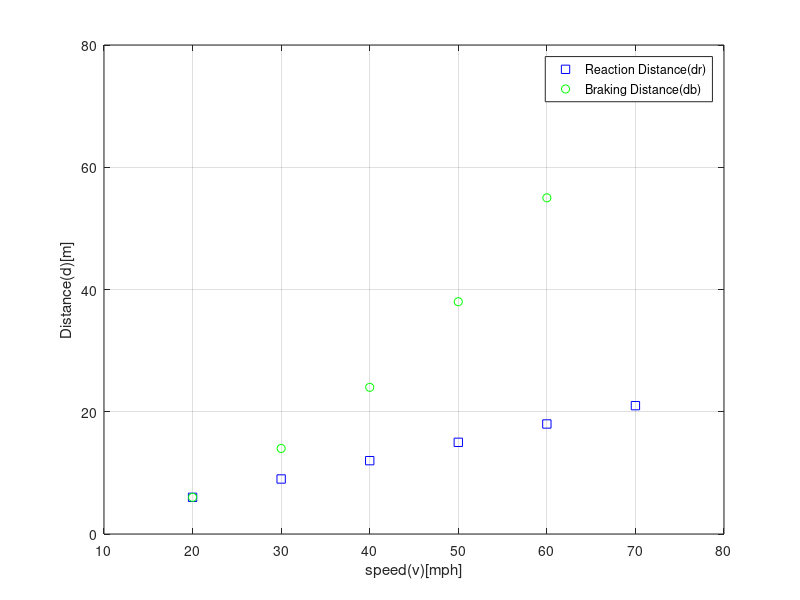

This figure's MATLAB source:
%{
 Aditya Chaudhari ENGR 1250-008 04/04/20
 Plots the graph of experimental data given. 
Variables:
speed=speed of the car
Reactiondistance= reaction distance of the car(dr)
Brakingdistance= Braking distance(db)
%}

clear
clc
close all

%initializing variables
speed=[20 30 40 50 60 70];
Reactiondistance=[6 9 12 15 18 21];
Brakingdistance=[6 14 24 38 55 75];

%plotting the graph
plot(speed,Reactiondistance,'sb',speed,Brakingdistance,'og')

%labelling the axis
xlabel('speed(v)[mph]')
ylabel('Distance(d)[m]')

%grid to be displayed
grid on

axis([10 80 0 80])
legend('Reaction Distance(dr)','Braking Distance(db)','Location','Best')
